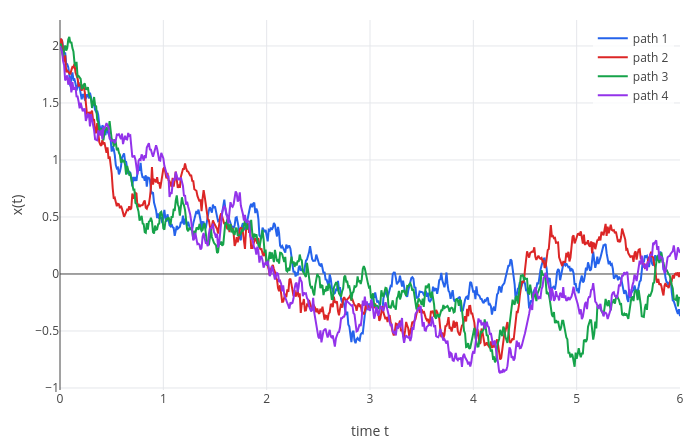

The cell this chart's notebook holds for it:
### Markdown cell above
## 2. Mean reversion: the Ornstein-Uhlenbeck process

A particle in a bowl is pulled back to the centre ($f = -x$) and kicked by noise ($g = 1/2$). Four paths from
$x_0 = 2$:

### Code cell
seed(3);
X = sde(-x, 1/2, 2, 6, 600, 4);
t = linspace(0, 6, 601);
p = legend(plot(t, X(1)), "path 1");
for k = 2:4
  p = show(p, legend(plot(t, X(k)), "path " + str(k)));
end
labels(p, "time t", "x(t)")

### Figure 1 — Plotly figure (JSON) as saved in the notebook; plotly's stock layout.template omitted (floating-point values rounded to 4 significant figures; data arrays with more than 128 entries replaced by an {"elided": "..."} marker saying what was removed)
{"data": [{"line": {"color": "#2563eb", "width": 2}, "mode": "lines", "name": "path 1", "type": "scatter", "x": {"elided": "602 float values"}, "y": {"elided": "602 float values"}}, {"line": {"color": "#dc2626", "width": 2}, "mode": "lines", "name": "path 2", "type": "scatter", "x": {"elided": "602 float values"}, "y": {"elided": "602 float values"}}, {"line": {"color": "#16a34a", "width": 2}, "mode": "lines", "name": "path 3", "type": "scatter", "x": {"elided": "602 float values"}, "y": {"elided": "602 float values"}}, {"line": {"color": "#9333ea", "width": 2}, "mode": "lines", "name": "path 4", "type": "scatter", "x": {"elided": "602 float values"}, "y": {"elided": "602 float values"}}], "layout": {"height": 440, "legend": {"bgcolor": "rgba(255,255,255,0.8)", "x": 0.99, "xanchor": "right", "y": 0.99, "yanchor": "top"}, "margin": {"b": 50, "l": 60, "r": 20, "t": 20}, "showlegend": true, "title": {"text": ""}, "width": 700, "xaxis": {"title": {"text": "time t"}, "zeroline": true}, "yaxis": {"range": [-1.018, 2.228], "title": {"text": "x(t)"}, "zeroline": true}}}
